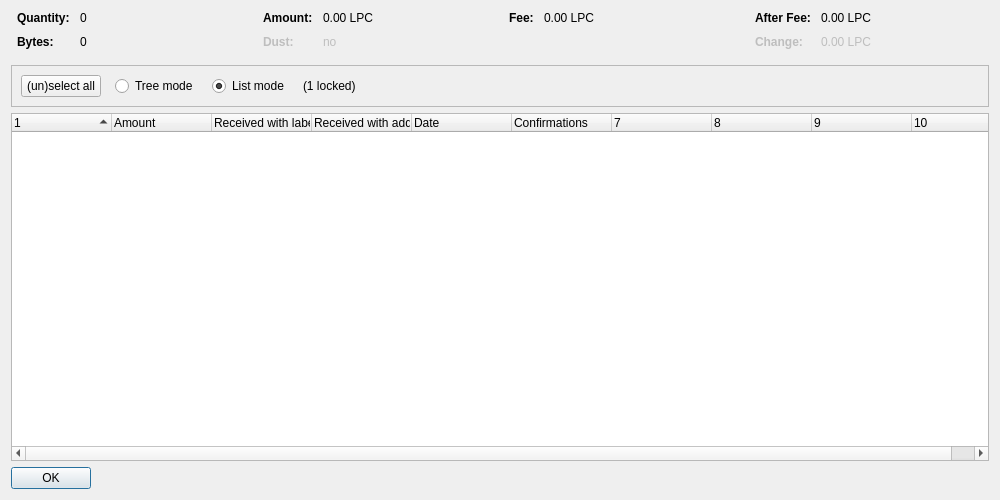
<?xml version="1.0" encoding="UTF-8"?>
<ui version="4.0">
 <class>CoinControlDialog</class>
 <widget class="QDialog" name="CoinControlDialog">
  <property name="geometry">
   <rect>
    <x>0</x>
    <y>0</y>
    <width>1000</width>
    <height>500</height>
   </rect>
  </property>
  <property name="windowTitle">
   <string>Coin Selection</string>
  </property>
  <layout class="QVBoxLayout" name="verticalLayout">
   <item>
    <layout class="QHBoxLayout" name="horizontalLayoutTop" stretch="0,0,0,0">
     <property name="topMargin">
      <number>0</number>
     </property>
     <property name="bottomMargin">
      <number>10</number>
     </property>
     <item>
      <layout class="QFormLayout" name="formLayoutCoinControl1">
       <property name="horizontalSpacing">
        <number>10</number>
       </property>
       <property name="verticalSpacing">
        <number>10</number>
       </property>
       <property name="leftMargin">
        <number>6</number>
       </property>
       <property name="rightMargin">
        <number>6</number>
       </property>
       <item row="0" column="0">
        <widget class="QLabel" name="labelCoinControlQuantityText">
         <property name="font">
          <font>
           <weight>75</weight>
           <bold>true</bold>
          </font>
         </property>
         <property name="text">
          <string>Quantity:</string>
         </property>
        </widget>
       </item>
       <item row="0" column="1">
        <widget class="QLabel" name="labelCoinControlQuantity">
         <property name="cursor">
          <cursorShape>IBeamCursor</cursorShape>
         </property>
         <property name="contextMenuPolicy">
          <enum>Qt::ActionsContextMenu</enum>
         </property>
         <property name="text">
          <string notr="true">0</string>
         </property>
         <property name="textInteractionFlags">
          <set>Qt::LinksAccessibleByMouse|Qt::TextSelectableByKeyboard|Qt::TextSelectableByMouse</set>
         </property>
        </widget>
       </item>
       <item row="1" column="0">
        <widget class="QLabel" name="labelCoinControlBytesText">
         <property name="font">
          <font>
           <weight>75</weight>
           <bold>true</bold>
          </font>
         </property>
         <property name="text">
          <string>Bytes:</string>
         </property>
        </widget>
       </item>
       <item row="1" column="1">
        <widget class="QLabel" name="labelCoinControlBytes">
         <property name="cursor">
          <cursorShape>IBeamCursor</cursorShape>
         </property>
         <property name="contextMenuPolicy">
          <enum>Qt::ActionsContextMenu</enum>
         </property>
         <property name="text">
          <string notr="true">0</string>
         </property>
         <property name="textInteractionFlags">
          <set>Qt::LinksAccessibleByMouse|Qt::TextSelectableByKeyboard|Qt::TextSelectableByMouse</set>
         </property>
        </widget>
       </item>
      </layout>
     </item>
     <item>
      <layout class="QFormLayout" name="formLayoutCoinControl2">
       <property name="horizontalSpacing">
        <number>10</number>
       </property>
       <property name="verticalSpacing">
        <number>10</number>
       </property>
       <property name="leftMargin">
        <number>6</number>
       </property>
       <property name="rightMargin">
        <number>6</number>
       </property>
       <item row="0" column="0">
        <widget class="QLabel" name="labelCoinControlAmountText">
         <property name="font">
          <font>
           <weight>75</weight>
           <bold>true</bold>
          </font>
         </property>
         <property name="text">
          <string>Amount:</string>
         </property>
        </widget>
       </item>
       <item row="0" column="1">
        <widget class="QLabel" name="labelCoinControlAmount">
         <property name="cursor">
          <cursorShape>IBeamCursor</cursorShape>
         </property>
         <property name="contextMenuPolicy">
          <enum>Qt::ActionsContextMenu</enum>
         </property>
         <property name="text">
          <string notr="true">0.00 LPC</string>
         </property>
         <property name="textInteractionFlags">
          <set>Qt::LinksAccessibleByMouse|Qt::TextSelectableByKeyboard|Qt::TextSelectableByMouse</set>
         </property>
        </widget>
       </item>
       <item row="1" column="0">
        <widget class="QLabel" name="labelCoinControlLowOutputText">
         <property name="enabled">
          <bool>false</bool>
         </property>
         <property name="font">
          <font>
           <weight>75</weight>
           <bold>true</bold>
          </font>
         </property>
         <property name="text">
          <string>Dust:</string>
         </property>
        </widget>
       </item>
       <item row="1" column="1">
        <widget class="QLabel" name="labelCoinControlLowOutput">
         <property name="enabled">
          <bool>false</bool>
         </property>
         <property name="cursor">
          <cursorShape>IBeamCursor</cursorShape>
         </property>
         <property name="contextMenuPolicy">
          <enum>Qt::ActionsContextMenu</enum>
         </property>
         <property name="text">
          <string notr="true">no</string>
         </property>
         <property name="textInteractionFlags">
          <set>Qt::LinksAccessibleByMouse|Qt::TextSelectableByKeyboard|Qt::TextSelectableByMouse</set>
         </property>
        </widget>
       </item>
      </layout>
     </item>
     <item>
      <layout class="QFormLayout" name="formLayoutCoinControl3">
       <property name="horizontalSpacing">
        <number>10</number>
       </property>
       <property name="verticalSpacing">
        <number>10</number>
       </property>
       <property name="leftMargin">
        <number>6</number>
       </property>
       <property name="rightMargin">
        <number>6</number>
       </property>
       <item row="0" column="0">
        <widget class="QLabel" name="labelCoinControlFeeText">
         <property name="font">
          <font>
           <weight>75</weight>
           <bold>true</bold>
          </font>
         </property>
         <property name="text">
          <string>Fee:</string>
         </property>
        </widget>
       </item>
       <item row="0" column="1">
        <widget class="QLabel" name="labelCoinControlFee">
         <property name="cursor">
          <cursorShape>IBeamCursor</cursorShape>
         </property>
         <property name="contextMenuPolicy">
          <enum>Qt::ActionsContextMenu</enum>
         </property>
         <property name="text">
          <string notr="true">0.00 LPC</string>
         </property>
         <property name="textInteractionFlags">
          <set>Qt::LinksAccessibleByMouse|Qt::TextSelectableByKeyboard|Qt::TextSelectableByMouse</set>
         </property>
        </widget>
       </item>
      </layout>
     </item>
     <item>
      <layout class="QFormLayout" name="formLayoutCoinControl4">
       <property name="horizontalSpacing">
        <number>10</number>
       </property>
       <property name="verticalSpacing">
        <number>10</number>
       </property>
       <property name="leftMargin">
        <number>6</number>
       </property>
       <property name="rightMargin">
        <number>6</number>
       </property>
       <item row="0" column="0">
        <widget class="QLabel" name="labelCoinControlAfterFeeText">
         <property name="font">
          <font>
           <weight>75</weight>
           <bold>true</bold>
          </font>
         </property>
         <property name="text">
          <string>After Fee:</string>
         </property>
        </widget>
       </item>
       <item row="0" column="1">
        <widget class="QLabel" name="labelCoinControlAfterFee">
         <property name="cursor">
          <cursorShape>IBeamCursor</cursorShape>
         </property>
         <property name="contextMenuPolicy">
          <enum>Qt::ActionsContextMenu</enum>
         </property>
         <property name="text">
          <string notr="true">0.00 LPC</string>
         </property>
         <property name="textInteractionFlags">
          <set>Qt::LinksAccessibleByMouse|Qt::TextSelectableByKeyboard|Qt::TextSelectableByMouse</set>
         </property>
        </widget>
       </item>
       <item row="1" column="0">
        <widget class="QLabel" name="labelCoinControlChangeText">
         <property name="enabled">
          <bool>false</bool>
         </property>
         <property name="font">
          <font>
           <weight>75</weight>
           <bold>true</bold>
          </font>
         </property>
         <property name="text">
          <string>Change:</string>
         </property>
        </widget>
       </item>
       <item row="1" column="1">
        <widget class="QLabel" name="labelCoinControlChange">
         <property name="enabled">
          <bool>false</bool>
         </property>
         <property name="cursor">
          <cursorShape>IBeamCursor</cursorShape>
         </property>
         <property name="contextMenuPolicy">
          <enum>Qt::ActionsContextMenu</enum>
         </property>
         <property name="text">
          <string notr="true">0.00 LPC</string>
         </property>
         <property name="textInteractionFlags">
          <set>Qt::LinksAccessibleByMouse|Qt::TextSelectableByKeyboard|Qt::TextSelectableByMouse</set>
         </property>
        </widget>
       </item>
      </layout>
     </item>
    </layout>
   </item>
   <item>
    <widget class="QFrame" name="frame">
     <property name="minimumSize">
      <size>
       <width>0</width>
       <height>40</height>
      </size>
     </property>
     <property name="frameShape">
      <enum>QFrame::StyledPanel</enum>
     </property>
     <property name="frameShadow">
      <enum>QFrame::Sunken</enum>
     </property>
     <layout class="QHBoxLayout" name="horizontalLayout">
      <item>
       <layout class="QHBoxLayout" name="horizontalLayoutPanel" stretch="0,0,0,0,0">
        <property name="spacing">
         <number>14</number>
        </property>
        <item>
         <widget class="QPushButton" name="pushButtonSelectAll">
          <property name="sizePolicy">
           <sizepolicy hsizetype="Maximum" vsizetype="Fixed">
            <horstretch>0</horstretch>
            <verstretch>0</verstretch>
           </sizepolicy>
          </property>
          <property name="text">
           <string>(un)select all</string>
          </property>
          <property name="autoDefault">
           <bool>false</bool>
          </property>
         </widget>
        </item>
        <item>
         <widget class="QRadioButton" name="radioTreeMode">
          <property name="sizePolicy">
           <sizepolicy hsizetype="Maximum" vsizetype="Fixed">
            <horstretch>0</horstretch>
            <verstretch>0</verstretch>
           </sizepolicy>
          </property>
          <property name="text">
           <string>Tree mode</string>
          </property>
         </widget>
        </item>
        <item>
         <widget class="QRadioButton" name="radioListMode">
          <property name="sizePolicy">
           <sizepolicy hsizetype="Maximum" vsizetype="Fixed">
            <horstretch>0</horstretch>
            <verstretch>0</verstretch>
           </sizepolicy>
          </property>
          <property name="text">
           <string>List mode</string>
          </property>
          <property name="checked">
           <bool>true</bool>
          </property>
         </widget>
        </item>
        <item>
         <widget class="QLabel" name="labelLocked">
          <property name="text">
           <string notr="true">(1 locked)</string>
          </property>
         </widget>
        </item>
        <item>
         <spacer name="horizontalSpacer">
          <property name="orientation">
           <enum>Qt::Horizontal</enum>
          </property>
          <property name="sizeHint" stdset="0">
           <size>
            <width>40</width>
            <height>20</height>
           </size>
          </property>
         </spacer>
        </item>
       </layout>
      </item>
     </layout>
    </widget>
   </item>
   <item>
    <widget class="CoinControlTreeWidget" name="treeWidget">
     <property name="contextMenuPolicy">
      <enum>Qt::CustomContextMenu</enum>
     </property>
     <property name="sortingEnabled">
      <bool>false</bool>
     </property>
     <property name="columnCount">
      <number>10</number>
     </property>
     <attribute name="headerShowSortIndicator" stdset="0">
      <bool>true</bool>
     </attribute>
     <attribute name="headerStretchLastSection">
      <bool>false</bool>
     </attribute>
     <column>
      <property name="text">
       <string/>
      </property>
     </column>
     <column>
      <property name="text">
       <string>Amount</string>
      </property>
     </column>
     <column>
      <property name="text">
       <string>Received with label</string>
      </property>
     </column>
     <column>
      <property name="text">
       <string>Received with address</string>
      </property>
     </column>
     <column>
      <property name="text">
       <string>Date</string>
      </property>
     </column>
     <column>
      <property name="text">
       <string>Confirmations</string>
      </property>
      <property name="toolTip">
       <string>Confirmed</string>
      </property>
     </column>
     <column>
      <property name="text">
       <string/>
      </property>
     </column>
     <column>
      <property name="text">
       <string/>
      </property>
     </column>
     <column>
      <property name="text">
       <string/>
      </property>
     </column>
     <column>
      <property name="text">
       <string/>
      </property>
     </column>
    </widget>
   </item>
   <item>
    <widget class="QDialogButtonBox" name="buttonBox">
     <property name="sizePolicy">
      <sizepolicy hsizetype="Maximum" vsizetype="Fixed">
       <horstretch>0</horstretch>
       <verstretch>0</verstretch>
      </sizepolicy>
     </property>
     <property name="orientation">
      <enum>Qt::Horizontal</enum>
     </property>
     <property name="standardButtons">
      <set>QDialogButtonBox::Ok</set>
     </property>
    </widget>
   </item>
  </layout>
 </widget>
 <customwidgets>
  <customwidget>
   <class>CoinControlTreeWidget</class>
   <extends>QTreeWidget</extends>
   <header>coincontroltreewidget.h</header>
  </customwidget>
 </customwidgets>
 <resources/>
 <connections/>
</ui>
